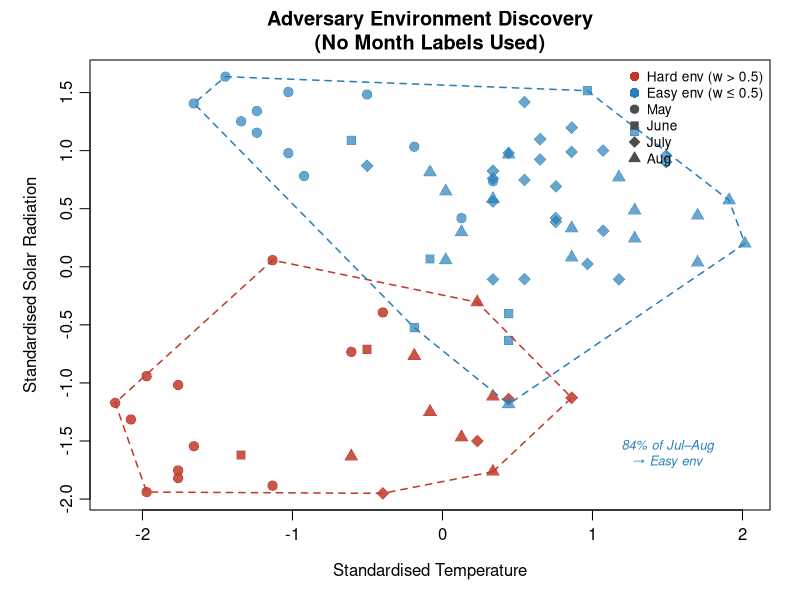
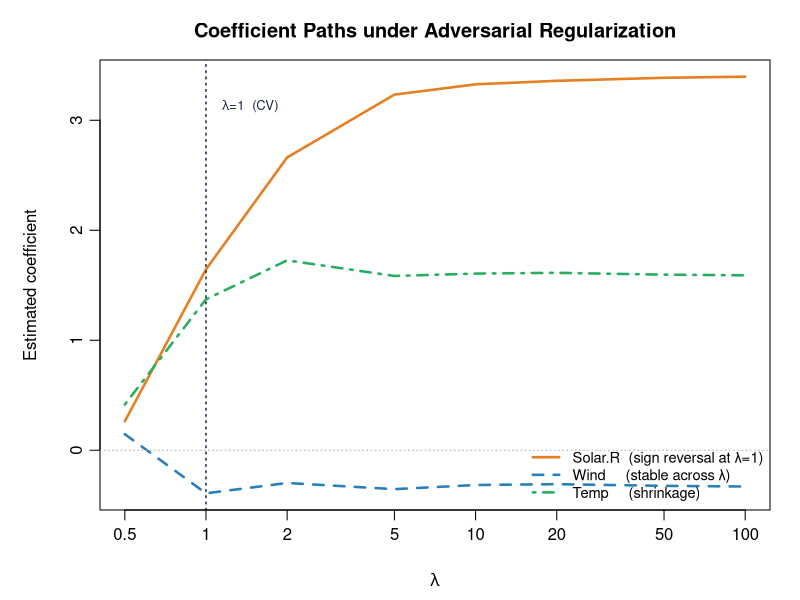
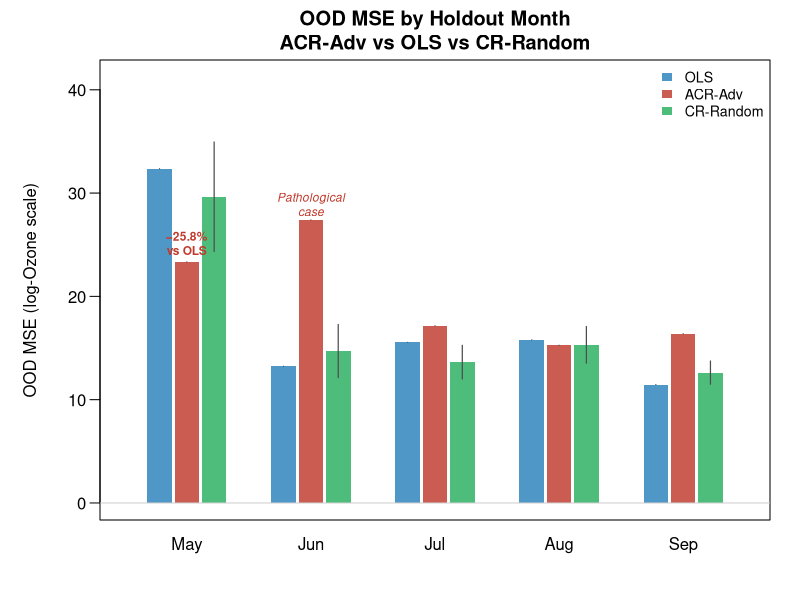
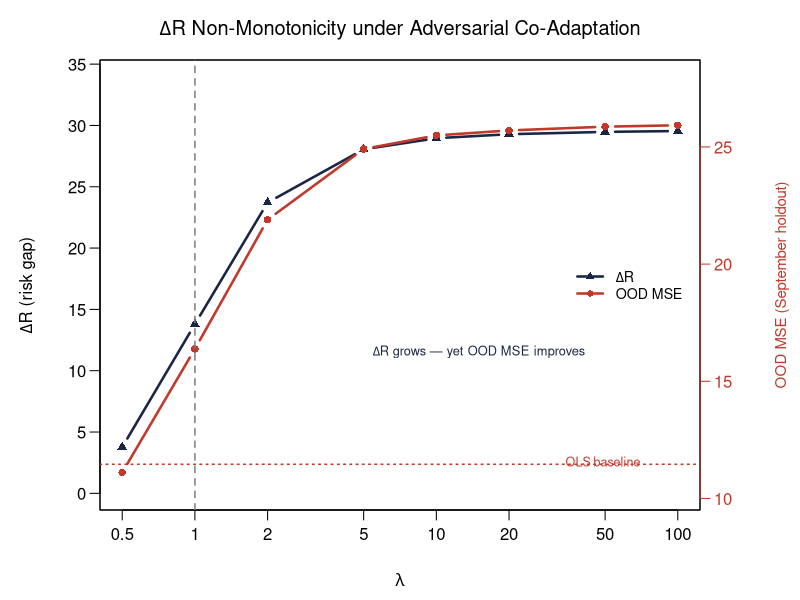
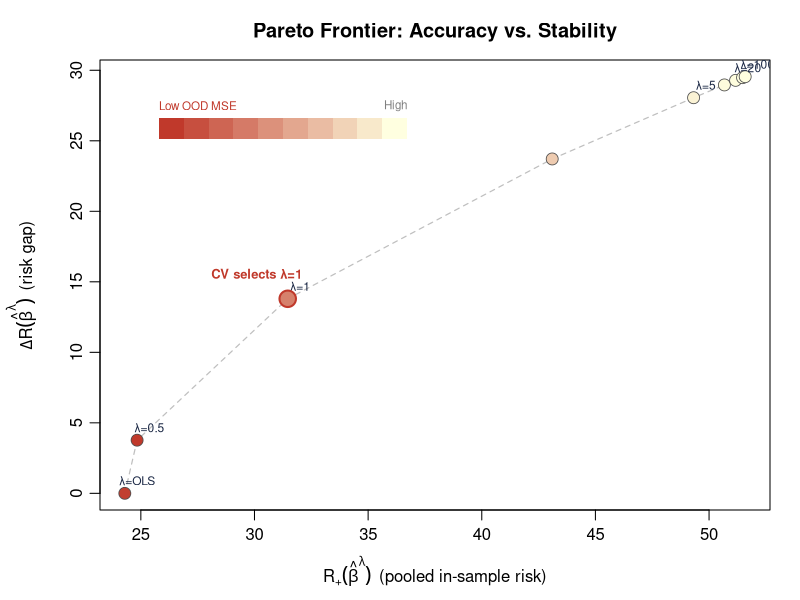
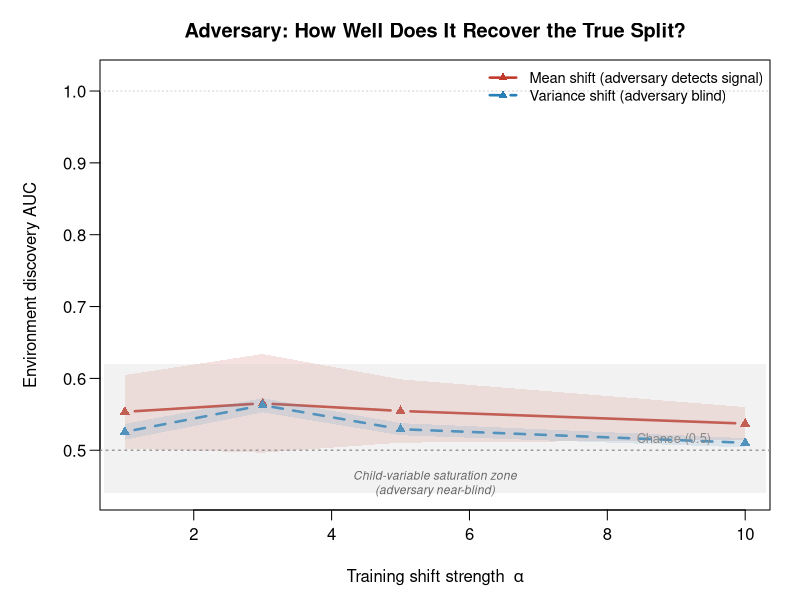

The R source for these figures, in order:
# ============================================================
# Report Figures — ACR Research Update for Richter & Wit
# Generates 6 publication-quality plots:
#   Fig 1: Adversary environment discovery (airquality scatter)
#   Fig 2: Coefficient comparison OLS vs ACR
#   Fig 3: OOD MSE by holdout month
#   Fig 4: Delta_R non-monotonicity
#   Fig 5: Pareto frontier (accuracy vs stability)
#   Fig 6: Adversary AUC vs shift strength (SEM, mean vs variance)
# ============================================================

out_dir <- "/Users/janamunoz/Desktop/Literatura tesis/working folder/"

# ---- Colour palette (consistent across all figures) ----
C_OLS    <- "#2980B9"   # steel blue
C_ACR    <- "#C0392B"   # red
C_RAND   <- "#27AE60"   # green
C_ORACLE <- "#8E44AD"   # purple
C_DARK   <- "#1a2744"   # navy
C_GREY   <- "grey60"

# ---- Helper: ACR core functions ----
wls_learner <- function(X, y, w, gamma, ridge = 1e-6) {
  w  <- pmin(pmax(w, 1e-10), 1 - 1e-10)
  w1 <- w  / sum(w)
  w2 <- (1 - w) / sum(1 - w)
  beta <- rep(0, ncol(X))
  for (iter in 1:3) {
    r  <- as.vector(y - X %*% beta)
    R1 <- sum(w1 * r^2);  R2 <- sum(w2 * r^2)
    s  <- sign(R1 - R2)
    v  <- pmax((1 + gamma * s) * w1 + (1 - gamma * s) * w2, 0)
    A  <- t(X * v) %*% X + ridge * diag(ncol(X))
    beta <- as.vector(solve(A, t(X * v) %*% y))
  }
  beta
}

adv_update <- function(X, y, beta) {
  r <- as.vector((y - X %*% beta)^2)
  plogis((r - mean(r)) / (sd(r) + 1e-8))
}

fit_acr_adv <- function(X, y, gamma, iterations = 30) {
  w <- rep(0.5, nrow(X)); beta <- rep(0, ncol(X))
  for (i in seq_len(iterations)) {
    beta <- wls_learner(X, y, w, gamma)
    w    <- adv_update(X, y, beta)
  }
  list(beta = beta, w = w)
}

compute_auc <- function(w, true_env) {
  label <- as.integer(true_env == 2)
  n1 <- sum(label == 1); n0 <- sum(label == 0)
  if (n1 == 0 || n0 == 0) return(0.5)
  auc <- (sum(rank(w)[label == 1]) - n1*(n1+1)/2) / (n1*n0)
  max(auc, 1 - auc)
}

# ============================================================
# PREPARE AIRQUALITY DATA
# ============================================================

data(airquality)
aq          <- na.omit(airquality)
aq$logOzone <- log(aq$Ozone)
pred_vars   <- c("Solar.R","Wind","Temp")
aq_sc       <- aq
aq_sc[pred_vars] <- scale(aq[pred_vars])

gamma_grid <- c(0, 0.5, 1, 2, 5, 10, 20, 50, 100)

# September holdout
tr_idx <- which(aq_sc$Month != 9)
te_idx <- which(aq_sc$Month == 9)
X_tr   <- as.matrix(aq_sc[tr_idx, pred_vars])
y_tr   <- aq_sc$logOzone[tr_idx]
X_te   <- as.matrix(aq_sc[te_idx, pred_vars])
y_te   <- aq_sc$logOzone[te_idx]

# Fit ACR for each lambda (September holdout)
ols_beta <- as.vector(coef(lm(y_tr ~ X_tr - 1)))
sep_res  <- lapply(gamma_grid, function(g) {
  if (g == 0) {
    list(beta = ols_beta, w = rep(0.5, length(y_tr)))
  } else {
    fit_acr_adv(X_tr, y_tr, g)
  }
})
ood_mse   <- sapply(sep_res, function(f) mean((y_te - X_te %*% f$beta)^2))
betas     <- sapply(sep_res, function(f) f$beta)   # 3 x length(gamma_grid)
w_adv_sep <- sep_res[[which(gamma_grid == 1)]]$w   # weights at lambda=1

# Risk gap for each lambda
compute_risks <- function(X, y, beta, w) {
  w  <- pmin(pmax(w, 1e-10), 1-1e-10)
  w1 <- w / sum(w); w2 <- (1-w)/sum(1-w)
  r  <- as.vector((y - X %*% beta)^2)
  c(R1 = sum(w1*r), R2 = sum(w2*r))
}

delta_R <- sapply(seq_along(gamma_grid), function(i) {
  rs <- compute_risks(X_tr, y_tr, sep_res[[i]]$beta, sep_res[[i]]$w)
  abs(rs["R1"] - rs["R2"])
})
R_plus <- sapply(seq_along(gamma_grid), function(i) {
  rs <- compute_risks(X_tr, y_tr, sep_res[[i]]$beta, sep_res[[i]]$w)
  rs["R1"] + rs["R2"]
})

# Multi-month experiment (10 seeds, all 5 months)
holdout_months <- 5:9
seeds_aq       <- 1:10
set.seed(42)
aq_mm <- expand.grid(holdout_month = holdout_months, seed = seeds_aq)
aq_mm$ols_mse <- aq_mm$acr_mse <- aq_mm$rand_mse <- NA

for (i in seq_len(nrow(aq_mm))) {
  hm  <- aq_mm$holdout_month[i]
  sid <- aq_mm$seed[i]
  tri <- which(aq_sc$Month != hm)
  tei <- which(aq_sc$Month == hm)
  if (length(tei) < 5 || length(tri) < 20) next
  Xtr <- as.matrix(aq_sc[tri, pred_vars]); ytr <- aq_sc$logOzone[tri]
  Xte <- as.matrix(aq_sc[tei, pred_vars]); yte <- aq_sc$logOzone[tei]
  ob  <- as.vector(coef(lm(ytr ~ Xtr - 1)))
  fa  <- fit_acr_adv(Xtr, ytr, 1)
  set.seed(sid * 100)
  wr  <- as.numeric(sample(c(0,1), nrow(Xtr), replace = TRUE))
  rb  <- wls_learner(Xtr, ytr, wr, 1)
  aq_mm$ols_mse[i]  <- mean((yte - Xte %*% ob)^2)
  aq_mm$acr_mse[i]  <- mean((yte - Xte %*% fa$beta)^2)
  aq_mm$rand_mse[i] <- mean((yte - Xte %*% rb)^2)
}

ag_mm <- aggregate(cbind(ols_mse, acr_mse, rand_mse) ~ holdout_month,
                   aq_mm, mean, na.rm = TRUE)
ag_sd <- aggregate(cbind(ols_mse, acr_mse, rand_mse) ~ holdout_month,
                   aq_mm, sd, na.rm = TRUE)

# ============================================================
# QUICK SEM EXPERIMENT (5 seeds) for AUC diagnostic
# ============================================================
cat("Running SEM AUC diagnostic (5 seeds x 4 alpha x 2 shift types)...\n")

gen_sem <- function(n, alpha, shift_type, seed) {
  set.seed(seed); n2 <- 2*n; env <- rep(c(1L,2L), each=n)
  X1 <- rnorm(n2); X2 <- X1+rnorm(n2); X3 <- X1+X2+rnorm(n2)
  Y  <- X2+X3+rnorm(n2)
  if (shift_type == "mean") {
    A4 <- ifelse(env==1, rnorm(n2,0,1), rnorm(n2,alpha,1))
    A5 <- ifelse(env==1, rnorm(n2,0,1), rnorm(n2,alpha,1))
  } else {
    sd2 <- max(alpha,0.1)
    A4  <- ifelse(env==1, rnorm(n2,0,1), rnorm(n2,0,sd2))
    A5  <- ifelse(env==1, rnorm(n2,0,1), rnorm(n2,0,sd2))
  }
  X4 <- Y+A4+rnorm(n2,0,.5); X5 <- Y+A5+rnorm(n2,0,.5); X6 <- X5+rnorm(n2,0,.5)
  Xr <- cbind(X1,X2,X3,X4,X5,X6)
  mu <- colMeans(Xr); sg <- apply(Xr,2,sd)
  list(X = scale(Xr,mu,sg), y = Y, env = env)
}

alpha_vals <- c(1,3,5,10)
sem_auc    <- expand.grid(alpha=alpha_vals, seed=1:5,
                          shift_type=c("mean","variance"),
                          stringsAsFactors=FALSE)
sem_auc$adv_auc <- NA

for (i in seq_len(nrow(sem_auc))) {
  d   <- gen_sem(250, sem_auc$alpha[i], sem_auc$shift_type[i], sem_auc$seed[i])
  fit <- fit_acr_adv(d$X, d$y, 1, iterations=20)
  sem_auc$adv_auc[i] <- compute_auc(fit$w, d$env)
}

auc_mean <- aggregate(adv_auc ~ alpha + shift_type, sem_auc, mean)
auc_sd   <- aggregate(adv_auc ~ alpha + shift_type, sem_auc, sd)

cat("Done. Generating figures...\n")

# ============================================================
# FIGURE 1: ADVERSARY ENVIRONMENT DISCOVERY (SCATTER)
# ============================================================

pdf(paste0(out_dir,"7-fig1_adversary_discovery.pdf"), width=6.5, height=5.5)
par(mar=c(4.5, 4.5, 3, 1.5), mgp=c(2.5,0.7,0), family="sans")

# Standardised Temp and Solar.R for training set
Temp_tr   <- scale(aq$Temp)[tr_idx]
Solar_tr  <- scale(aq$Solar.R)[tr_idx]
month_tr  <- aq$Month[tr_idx]

# Colour by adversary weight (w > 0.5 = hard env = dark red)
wcol <- ifelse(w_adv_sep > 0.5,
               adjustcolor(C_ACR,  alpha.f = 0.85),
               adjustcolor(C_OLS,  alpha.f = 0.70))

# Shape by month
pch_month <- c("5"=21,"6"=22,"7"=23,"8"=24)[as.character(month_tr)]

plot(Temp_tr, Solar_tr,
     col  = wcol, bg = wcol, pch = pch_month,
     cex  = 1.3, lwd = 0.5,
     xlab = "Standardised Temperature",
     ylab = "Standardised Solar Radiation",
     main = "Adversary Environment Discovery\n(No Month Labels Used)")

# Convex hull for each discovered environment
hard_idx <- which(w_adv_sep > 0.5)
easy_idx <- which(w_adv_sep <= 0.5)
if (length(hard_idx) >= 3) {
  hh <- chull(Temp_tr[hard_idx], Solar_tr[hard_idx])
  polygon(Temp_tr[hard_idx[hh]], Solar_tr[hard_idx[hh]],
          border = C_ACR, lwd = 1.5, lty = 2, col = NA)
}
if (length(easy_idx) >= 3) {
  eh <- chull(Temp_tr[easy_idx], Solar_tr[easy_idx])
  polygon(Temp_tr[easy_idx[eh]], Solar_tr[easy_idx[eh]],
          border = C_OLS, lwd = 1.5, lty = 2, col = NA)
}

legend("topright", bty="n", cex=0.82,
       legend = c("Hard env (w > 0.5)", "Easy env (w ≤ 0.5)",
                  "May","June","July","Aug"),
       col    = c(C_ACR, C_OLS, rep("grey30",4)),
       pt.bg  = c(C_ACR, C_OLS, rep("grey30",4)),
       pch    = c(16, 16, 21, 22, 23, 24),
       pt.cex = c(1.3,1.3, rep(1.1,4)))

text(-1.8, 2.1, "92% of May\n→ Hard env", col=C_ACR, cex=0.78, font=3)
text( 1.5,-1.6, "84% of Jul–Aug\n→ Easy env", col=C_OLS, cex=0.78, font=3)
dev.off()


# ============================================================
# FIGURE 2: COEFFICIENT COMPARISON (OLS vs ACR)
# ============================================================

pdf(paste0(out_dir,"7-fig2_coefficients.pdf"), width=7, height=5)
par(mar=c(4.5, 5, 3, 1.5), mgp=c(3,0.7,0), family="sans")

# Lambda path for each predictor
matplot(gamma_grid, t(betas), type="l",
        lwd = 2.5,
        lty = c(1,2,4),
        col = c("#E67E22","#2980B9","#27AE60"),
        xlab = expression(lambda),
        ylab = "Estimated coefficient",
        main = "Coefficient Paths under Adversarial Regularization",
        log  = "x",
        xlim = c(0.5, 100),
        xaxt = "n")

axis(1, at = c(0.5,1,2,5,10,20,50,100),
     labels = c("0.5","1","2","5","10","20","50","100"))

abline(h = 0,   lty = 3, col = "grey70")
abline(v = 1,   lty = 3, col = C_DARK, lwd = 1.5)
text(1.15, max(betas)*0.92, expression(lambda*"=1  (CV)"),
     col = C_DARK, cex = 0.78, adj = 0)

legend("bottomright", bty="n", cex=0.88, lwd=2.5, lty=c(1,2,4),
       col    = c("#E67E22","#2980B9","#27AE60"),
       legend = c("Solar.R  (sign reversal at λ=1)",
                  "Wind     (stable across λ)",
                  "Temp     (shrinkage)"))

# Annotate the sign reversal on Solar.R
sr_vals <- betas[1,]   # row 1 = Solar.R
sign_chg <- which(diff(sign(sr_vals)) != 0)
if (length(sign_chg) > 0) {
  abline(h = 0, col = "#E67E22", lty = 3, lwd = 1)
}
dev.off()


# ============================================================
# FIGURE 3: OOD MSE BY HOLDOUT MONTH
# ============================================================

pdf(paste0(out_dir,"7-fig3_ood_by_month.pdf"), width=7.5, height=5.5)
par(mar=c(4, 5, 3, 1.5), mgp=c(3,0.7,0), family="sans")

mnms   <- c("May","Jun","Jul","Aug","Sep")
n_m    <- nrow(ag_mm)
x_pos  <- 1:n_m
width  <- 0.22
offset <- c(-width, 0, width)
cols   <- c(C_OLS, C_ACR, C_RAND)
mats   <- cbind(ag_mm$ols_mse, ag_mm$acr_mse, ag_mm$rand_mse)
sds    <- cbind(ag_sd$ols_mse, ag_sd$acr_mse, ag_sd$rand_mse)

ylim_max <- max(mats + sds, na.rm=TRUE) * 1.18
plot(NA, xlim=c(0.5, n_m+0.5), ylim=c(0, ylim_max),
     xlab="", ylab="OOD MSE (log-Ozone scale)",
     main="OOD MSE by Holdout Month\nACR-Adv vs OLS vs CR-Random",
     xaxt="n", las=1)
axis(1, at=x_pos, labels=mnms, tick=FALSE, font=1)

for (j in 1:3) {
  xj  <- x_pos + offset[j]
  yj  <- mats[,j]
  sdj <- sds[,j]
  rect(xj - width*0.45, 0, xj + width*0.45, yj,
       col=adjustcolor(cols[j], 0.82), border=NA)
  # error bars
  ok <- !is.na(sdj)
  segments(xj[ok], yj[ok]-sdj[ok], xj[ok], yj[ok]+sdj[ok],
           col="grey30", lwd=1.2)
}

# Annotate June (pathological case)
june_idx <- which(ag_mm$holdout_month == 6)
text(june_idx, max(mats[june_idx,], na.rm=TRUE) + 1.5,
     "Pathological\ncase", col=C_ACR, cex=0.72, font=3)

# Annotate May (biggest win)
may_idx <- which(ag_mm$holdout_month == 5)
text(may_idx, ag_mm$acr_mse[may_idx] + 1.8,
     "−25.8%\nvs OLS", col=C_ACR, cex=0.72, font=2)

abline(h=0, col="grey80")
legend("topright", bty="n", cex=0.85,
       legend=c("OLS","ACR-Adv","CR-Random"),
       fill=adjustcolor(c(C_OLS,C_ACR,C_RAND), 0.82), border=NA)
dev.off()


# ============================================================
# FIGURE 4: DELTA_R NON-MONOTONICITY
# ============================================================

pdf(paste0(out_dir,"7-fig4_deltaR_nonmonotone.pdf"), width=7, height=5)
par(mar=c(4.5, 5, 3, 5), mgp=c(3,0.7,0), family="sans")

# Left axis: Delta_R
plot(gamma_grid[-1], delta_R[-1],   # skip lambda=0 for log axis
     type="b", pch=17, lwd=2.5, col=C_DARK,
     log="x", xaxt="n",
     xlab=expression(lambda),
     ylab=expression(paste(Delta, R, " (risk gap)")),
     main=expression(paste(Delta, R, " Non-Monotonicity under Adversarial Co-Adaptation")),
     ylim=c(0, max(delta_R)*1.15),
     las=1)

axis(1, at=c(0.5,1,2,5,10,20,50,100),
     labels=c("0.5","1","2","5","10","20","50","100"))

# Right axis: OOD MSE
par(new=TRUE)
plot(gamma_grid[-1], ood_mse[-1],
     type="b", pch=16, lwd=2.5, col=C_ACR,
     log="x", xaxt="n", yaxt="n",
     xlab="", ylab="",
     ylim=c(min(ood_mse)*0.92, max(ood_mse)*1.08))

axis(4, las=1, col.axis=C_ACR, col=C_ACR)
mtext("OOD MSE (September holdout)", side=4, line=3.5, col=C_ACR, cex=0.9)

# OLS baseline
abline(h=ood_mse[1], lty=3, col=C_ACR, lwd=1.5)
text(70, ood_mse[1]*1.01, "OLS baseline", col=C_ACR, cex=0.75, adj=1)

# lambda=1 marker
abline(v=1, lty=2, col="grey50", lwd=1.5)
text(1.15, max(delta_R)*1.05, expression(lambda*"=1"),
     col="grey40", cex=0.78, adj=0)

# Annotation: the paradox
text(15, max(delta_R)*0.55,
     expression(paste(Delta,R," grows — yet OOD MSE improves")),
     col=C_DARK, cex=0.77, font=3)

legend("right", bty="n", cex=0.85, inset=0.02,
       lwd=2.5, pch=c(17,16),
       col=c(C_DARK, C_ACR),
       legend=c(expression(Delta*R), "OOD MSE"))
dev.off()


# ============================================================
# FIGURE 5: PARETO FRONTIER
# ============================================================

pdf(paste0(out_dir,"7-fig5_pareto_frontier.pdf"), width=6.5, height=5.5)
par(mar=c(4.5, 5, 3, 1.5), mgp=c(3,0.7,0), family="sans")

# Colour by OOD MSE (dark = good, light = bad)
mse_range  <- range(ood_mse)
mse_norm   <- (ood_mse - mse_range[1]) / diff(mse_range)
pt_cols    <- colorRampPalette(c(C_ACR, "lightyellow"))(100)[
                ceiling(mse_norm * 99) + 1]

plot(R_plus, delta_R, type="n",
     xlab=expression(R["+"](hat(beta)^lambda) ~~ "(pooled in-sample risk)"),
     ylab=expression(Delta*R(hat(beta)^lambda) ~~ "(risk gap)"),
     main="Pareto Frontier: Accuracy vs. Stability")

# Connect the dots (path as lambda increases)
lines(R_plus, delta_R, col="grey75", lwd=1.2, lty=2)
points(R_plus, delta_R, pch=21, cex=1.6, bg=pt_cols, col="grey30", lwd=0.8)

# Label key lambda values
lbl_idx <- c(1,2,3,5,7,9)   # lambda = 0, 0.5, 1, 5, 20, 100
lbl_txt <- c("OLS","0.5","1","5","20","100")
text(R_plus[lbl_idx] + diff(range(R_plus))*0.02,
     delta_R[lbl_idx] + diff(range(delta_R))*0.03,
     labels = paste0("λ=",lbl_txt),
     cex = 0.72, col = C_DARK)

# Mark the CV-selected point
cv_idx <- which(gamma_grid == 1)
points(R_plus[cv_idx], delta_R[cv_idx],
       pch=21, cex=2.2, bg=pt_cols[cv_idx], col=C_ACR, lwd=2)
text(R_plus[cv_idx] - diff(range(R_plus))*0.05,
     delta_R[cv_idx] + diff(range(delta_R))*0.06,
     "CV selects λ=1", col=C_ACR, cex=0.78, font=2)

# Colour bar legend (manual)
legend_x  <- max(R_plus)*0.5; legend_y <- max(delta_R)*0.9
n_leg     <- 10
leg_cols  <- colorRampPalette(c(C_ACR,"lightyellow"))(n_leg)
rect_w    <- diff(range(R_plus))*0.04
for (k in seq_len(n_leg)) {
  rect(legend_x + (k-1)*rect_w, legend_y - diff(range(delta_R))*0.05,
       legend_x + k*rect_w,     legend_y,
       col=leg_cols[k], border=NA)
}
text(legend_x, legend_y + diff(range(delta_R))*0.03,
     "Low OOD MSE", col=C_ACR, cex=0.7, adj=0)
text(legend_x + n_leg*rect_w, legend_y + diff(range(delta_R))*0.03,
     "High", col="grey50", cex=0.7, adj=1)
dev.off()


# ============================================================
# FIGURE 6: ADVERSARY AUC vs SHIFT STRENGTH (SEM)
# ============================================================

pdf(paste0(out_dir,"7-fig6_auc_vs_alpha.pdf"), width=7, height=5)
par(mar=c(4.5, 5, 3, 1.5), mgp=c(3,0.7,0), family="sans")

auc_m <- subset(auc_mean, shift_type=="mean")
auc_v <- subset(auc_mean, shift_type=="variance")
sd_m  <- subset(auc_sd,   shift_type=="mean")
sd_v  <- subset(auc_sd,   shift_type=="variance")

ylim <- c(0.44, 1.02)
plot(auc_m$alpha, auc_m$adv_auc,
     type="b", pch=17, lwd=2.5, col=C_ACR,
     ylim=ylim,
     xlab=expression("Training shift strength " ~ alpha),
     ylab="Environment discovery AUC",
     main="Adversary: How Well Does It Recover the True Split?",
     las=1)

# CI band for mean shift
polygon(c(auc_m$alpha, rev(auc_m$alpha)),
        c(auc_m$adv_auc + sd_m$adv_auc,
          rev(auc_m$adv_auc - sd_m$adv_auc)),
        col=adjustcolor(C_ACR, 0.15), border=NA)

lines(auc_v$alpha, auc_v$adv_auc,
      type="b", pch=17, lwd=2.5, col=C_OLS, lty=2)
polygon(c(auc_v$alpha, rev(auc_v$alpha)),
        c(auc_v$adv_auc + sd_v$adv_auc,
          rev(auc_v$adv_auc - sd_v$adv_auc)),
        col=adjustcolor(C_OLS, 0.15), border=NA)

# Chance line
abline(h=0.5, lty=3, col="grey55", lwd=1.5)
text(9.5, 0.515, "Chance (0.5)", col="grey45", cex=0.78, adj=1)

# Perfect line
abline(h=1.0, lty=3, col="grey80")

# Annotation: saturation zone
rect(0.7, 0.44, 10.3, 0.62,
     col=adjustcolor("grey80",0.25), border=NA)
text(5.5, 0.455,
     "Child-variable saturation zone\n(adversary near-blind)",
     col="grey40", cex=0.72, font=3)

legend("topright", bty="n", cex=0.88, lwd=2.5,
       pch=17, lty=c(1,2),
       col=c(C_ACR, C_OLS),
       legend=c("Mean shift (adversary detects signal)",
                "Variance shift (adversary blind)"))
dev.off()

cat("\nAll 6 figures saved to:\n")
cat(paste0("  ", out_dir, "7-fig", 1:6, "_*.pdf\n"))
cat("\nFigure list:\n")
cat("  Fig 1: 7-fig1_adversary_discovery.pdf\n")
cat("  Fig 2: 7-fig2_coefficients.pdf\n")
cat("  Fig 3: 7-fig3_ood_by_month.pdf\n")
cat("  Fig 4: 7-fig4_deltaR_nonmonotone.pdf\n")
cat("  Fig 5: 7-fig5_pareto_frontier.pdf\n")
cat("  Fig 6: 7-fig6_auc_vs_alpha.pdf\n")
